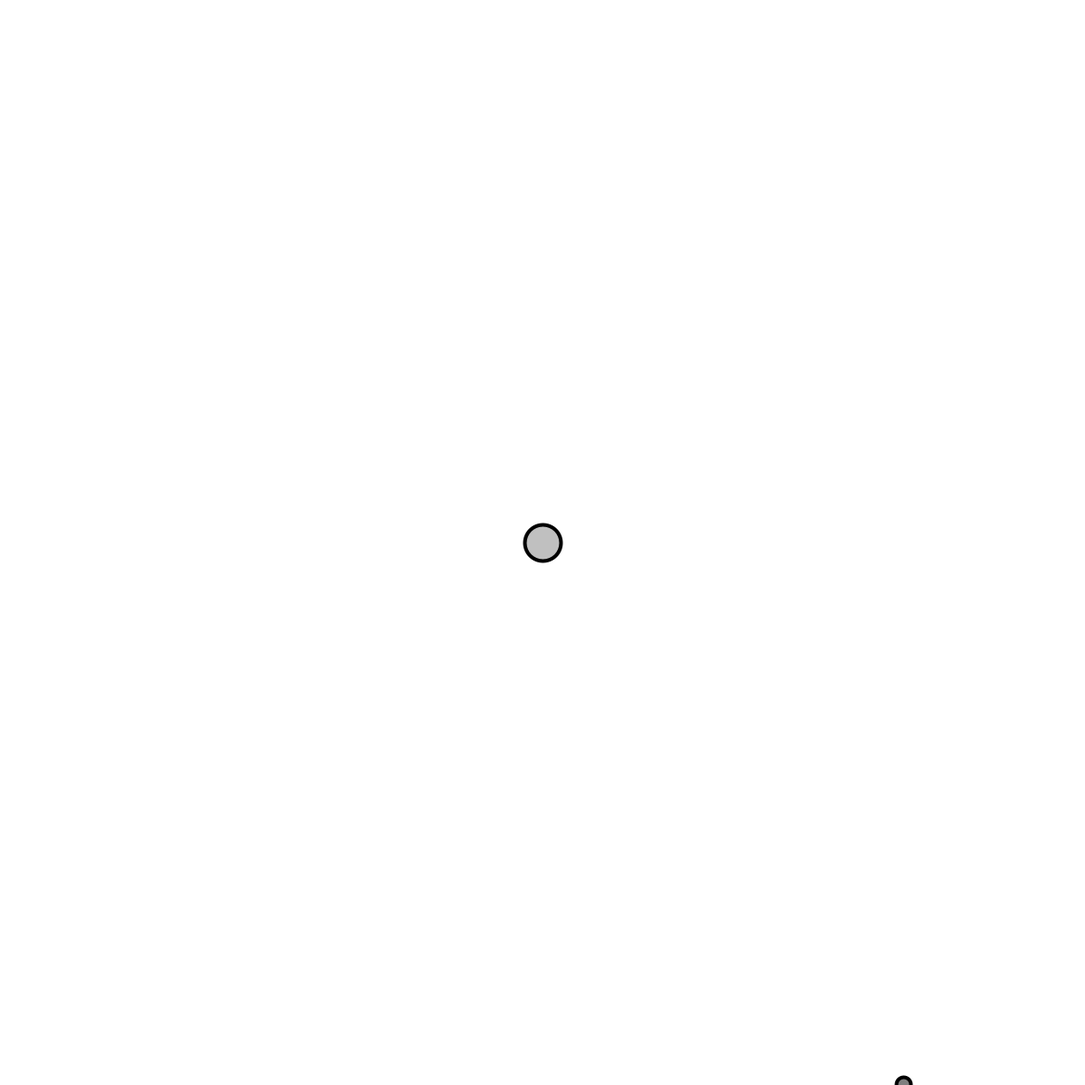
Frame 1 (no input)
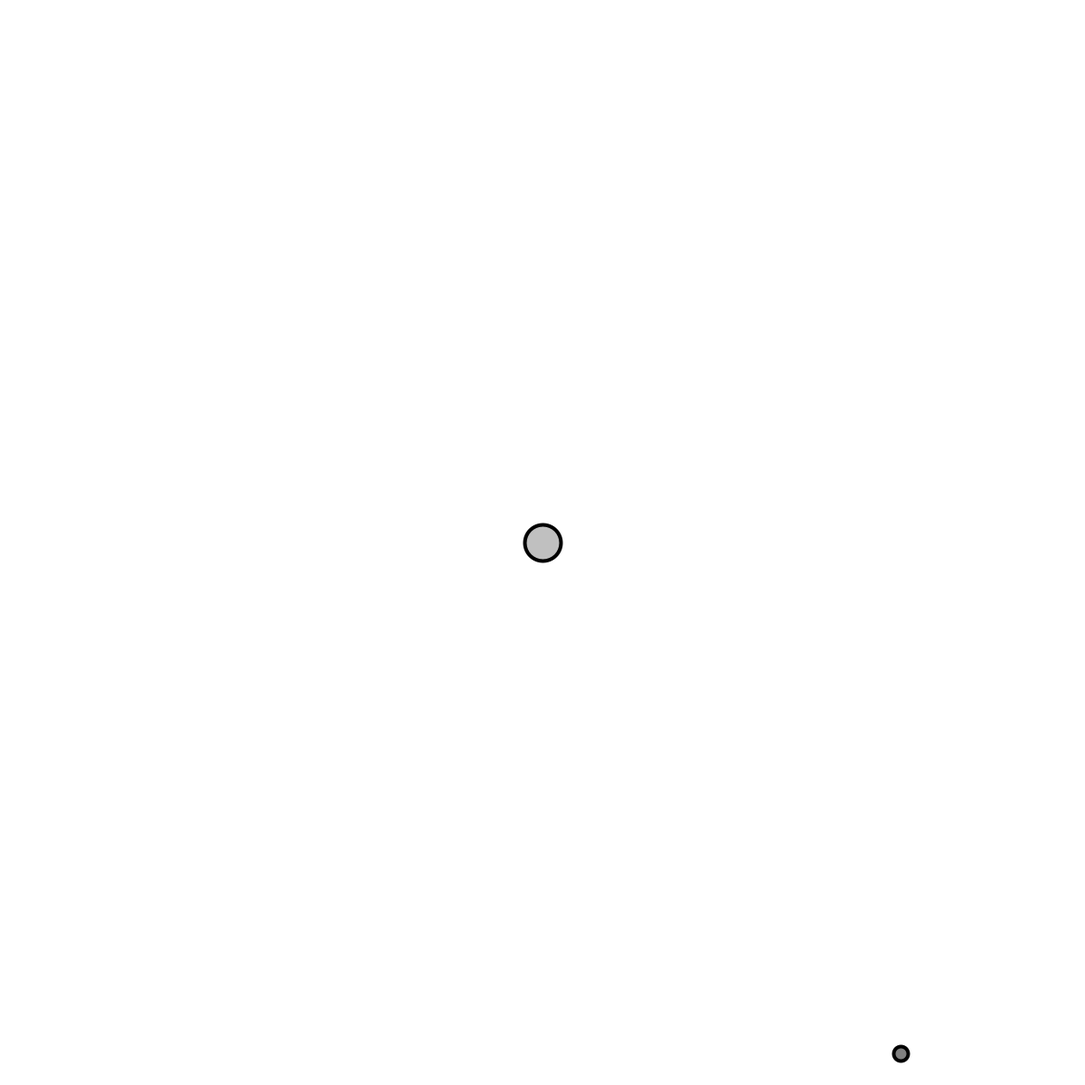
Frame 60 (the mouse pressed at the canvas centre just before this capture)
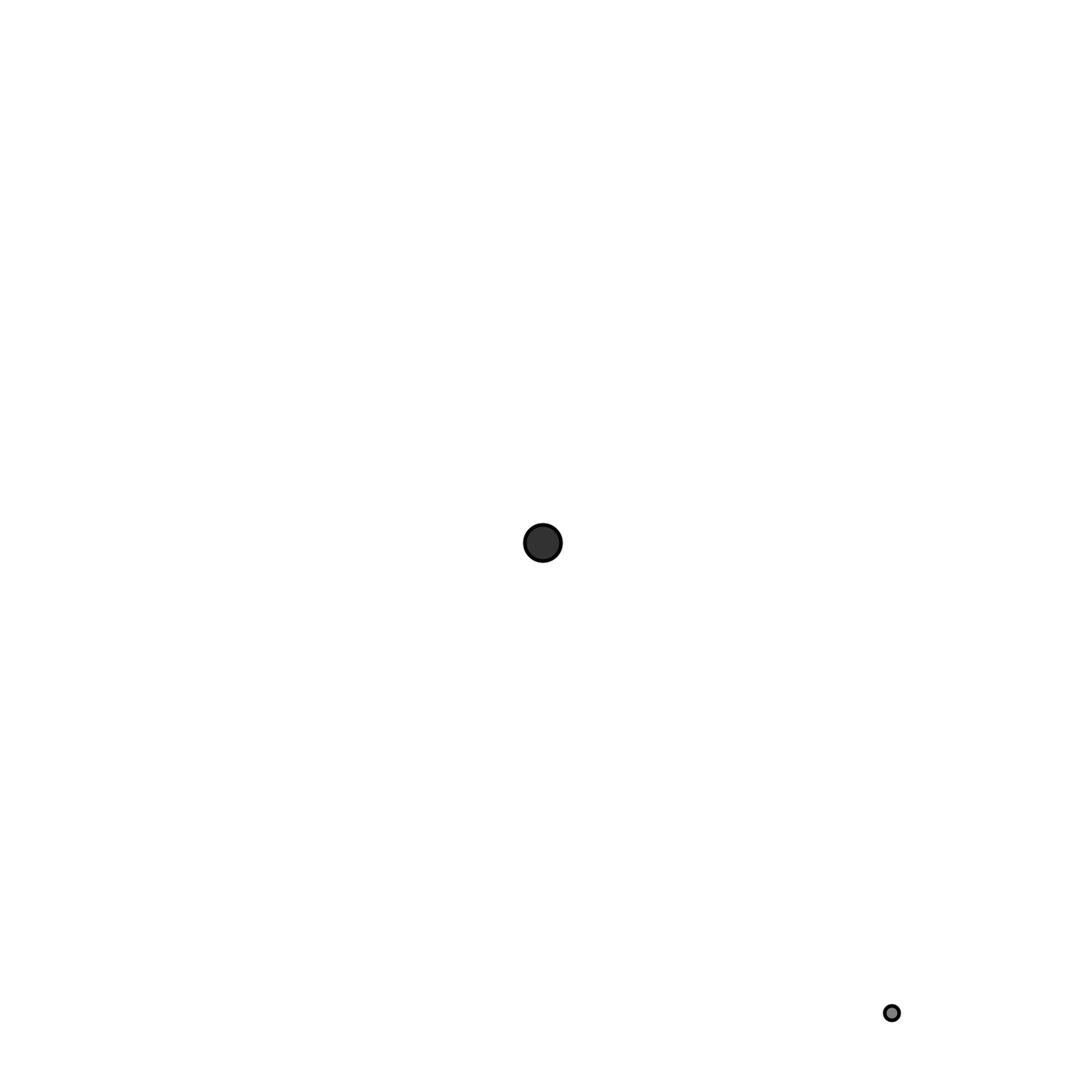
Frame 120 (the mouse held since frame 60 and released just before this capture)

The Processing sketch that drew these frames (run headless with seeded random() and noise(); from frame 60 on, the mouse is pressed at the canvas centre):

// Processing sketch: gravity_attraction
// ── gravity_attraction.pde
Mover m;
Attractor a;

void setup() {
  size(1200, 1200);
  m = new Mover();
  a = new Attractor();
}

void draw() {
  background(255);
  
  PVector force = a.attract(m);
  m.applyForce(force);
  m.update();
  
  a.drag();
  a.hover(mouseX, mouseY);
  
  a.display();
  m.display();
}

void mousePressed() {
  a.clicked(mouseX, mouseY);
}

void mouseReleased() {
  a.stopDragging(); 
}

// ── Attractor.pde
class Attractor {
  float mass;
  float G; //gravitational constant
  PVector position;
  boolean dragging = false;
  boolean rollover = false;
  PVector dragOffset;
  
  Attractor() {
    position = new PVector(width/2, height/2);
    mass = 8;
    G = 1;
    dragOffset = new PVector(0.0, 0.0);
  }
  
  PVector attract(Mover m) {
    PVector force = PVector.sub(position, m.position);
    float distance = force.mag();
    distance = constrain(distance, 5.0, 50.0); //Limits distance in extreme cases
    force.normalize();
    float strength = (G * mass * m.mass) / (distance * distance);
    force.mult(strength);
    return force;
  }
  
  void display() {
    ellipseMode(CENTER);
    strokeWeight(4);
    stroke(0);
    if (dragging) {
      fill (50); 
    } else if (rollover) {
      fill(100);
    } else {
      fill(175,200);
    }
    ellipse(position.x, position.y, mass * 5, mass * 5);
  }
  
  void clicked(int mX, int mY) {
    float distance = dist(mX, mY, position.x, position.y);
    if (distance < mass) {
      dragging = true;
      dragOffset.x = position.x - mX;
      dragOffset.y = position.y - mY;
    }
  }
  
  void hover(int mX, int mY) {
    float distance = dist(mX, mY, position.x, position.y);
    if (distance < mass) {
      rollover = true;
    } else {
      rollover = false;
    }
  }
  
  void stopDragging() {
     dragging = false;
  }
  
  void drag() {
    if (dragging) {
       position.x = mouseX + dragOffset.x;
       position.y = mouseY + dragOffset.y;
    }
  }
  
}

// ── Mover.pde
class Mover {
  PVector position;
  PVector velocity;
  PVector acceleration;
  float mass;
  
  Mover() {
    position = new PVector(1000, 1200);
    velocity = new PVector(0,-.5);
    acceleration = new PVector(0,0);
    mass = 10;
  }
  
  void applyForce(PVector force) {
    PVector f = PVector.div(force, mass);
    acceleration.add(f);
  }
  
  void update() {
    velocity.add(acceleration);
    position.add(velocity);
    acceleration.mult(0); //controls acceleration frame by frame
  }
  
  void display() {
    stroke(0);
    fill(127);
    ellipse(position.x, position.y, 16, 16);
  }
  
  void checkEdges() {
    if (position.x > width) {
      position.x = 0; 
    } else if (position.x < 0) {
       position.x = width; 
    }
    
    if (position.y > height) {
      velocity.y *= -1;
      position.y = height; 
    }
  } 
}
